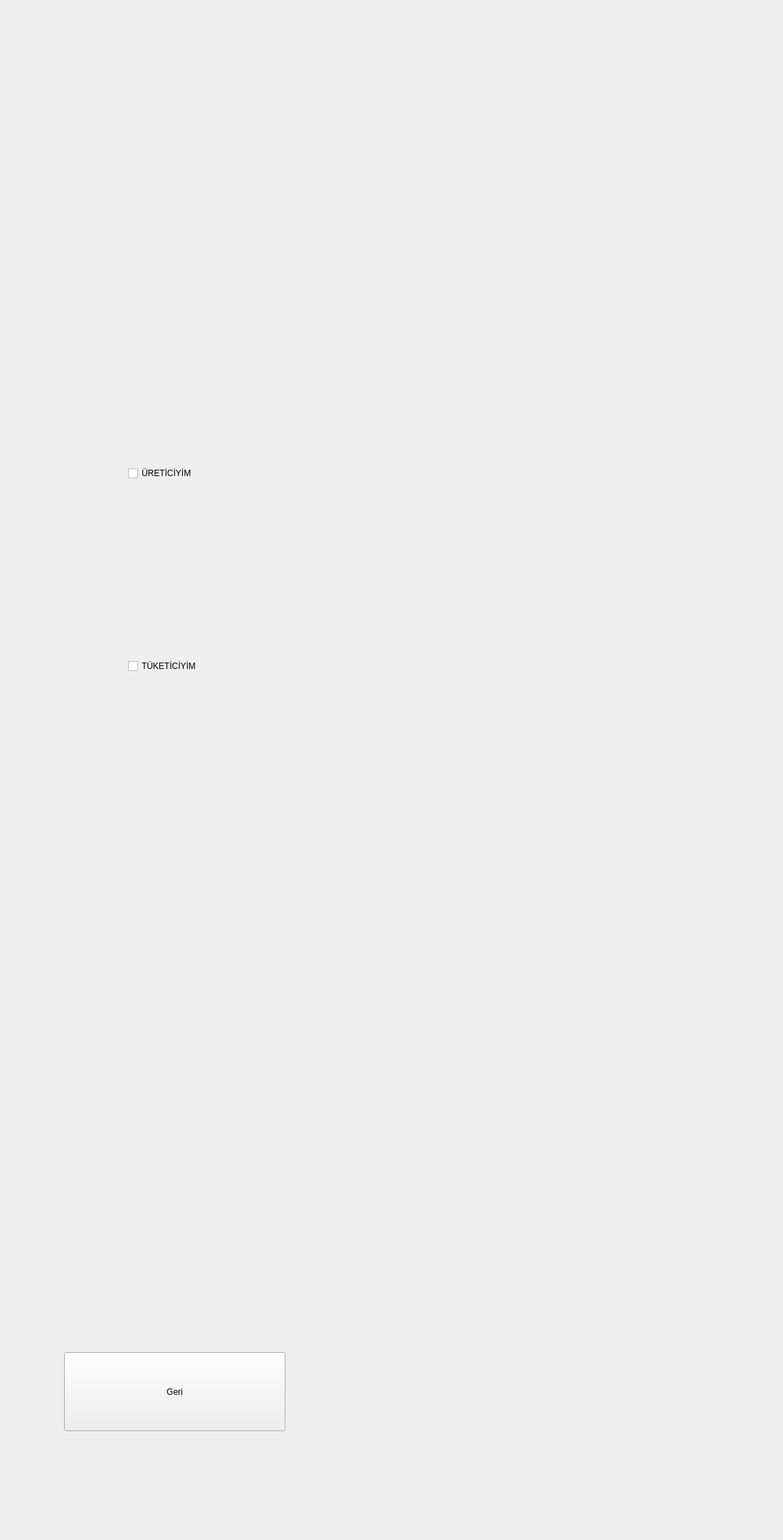
<?xml version="1.0" encoding="UTF-8"?>
<ui version="4.0">
 <class>TercihEkrani</class>
 <widget class="QWidget" name="TercihEkrani">
  <property name="geometry">
   <rect>
    <x>0</x>
    <y>0</y>
    <width>1100</width>
    <height>2164</height>
   </rect>
  </property>
  <property name="windowTitle">
   <string>Tercih Ekranı</string>
  </property>
  <widget class="QPushButton" name="pushButton4">
   <property name="geometry">
    <rect>
     <x>90</x>
     <y>1900</y>
     <width>311</width>
     <height>111</height>
    </rect>
   </property>
   <property name="styleSheet">
    <string notr="true">font: 75 20pt &quot;MS Shell Dlg 2&quot;;</string>
   </property>
   <property name="text">
    <string>Geri</string>
   </property>
  </widget>
  <widget class="QWidget" name="verticalLayoutWidget">
   <property name="geometry">
    <rect>
     <x>180</x>
     <y>410</y>
     <width>601</width>
     <height>781</height>
    </rect>
   </property>
   <layout class="QVBoxLayout" name="verticalLayout">
    <item>
     <widget class="QCheckBox" name="check_uretici">
      <property name="tabletTracking">
       <bool>false</bool>
      </property>
      <property name="styleSheet">
       <string notr="true">font: 75 30pt &quot;MS Shell Dlg 2&quot;;</string>
      </property>
      <property name="text">
       <string>ÜRETİCİYİM</string>
      </property>
      <property name="tristate">
       <bool>false</bool>
      </property>
     </widget>
    </item>
    <item>
     <widget class="QCheckBox" name="check_tuketici">
      <property name="styleSheet">
       <string notr="true">
font: 75 30pt &quot;MS Shell Dlg 2&quot;;</string>
      </property>
      <property name="text">
       <string>TÜKETİCİYİM</string>
      </property>
      <property name="iconSize">
       <size>
        <width>100</width>
        <height>100</height>
       </size>
      </property>
     </widget>
    </item>
   </layout>
  </widget>
 </widget>
 <resources/>
 <connections/>
</ui>
